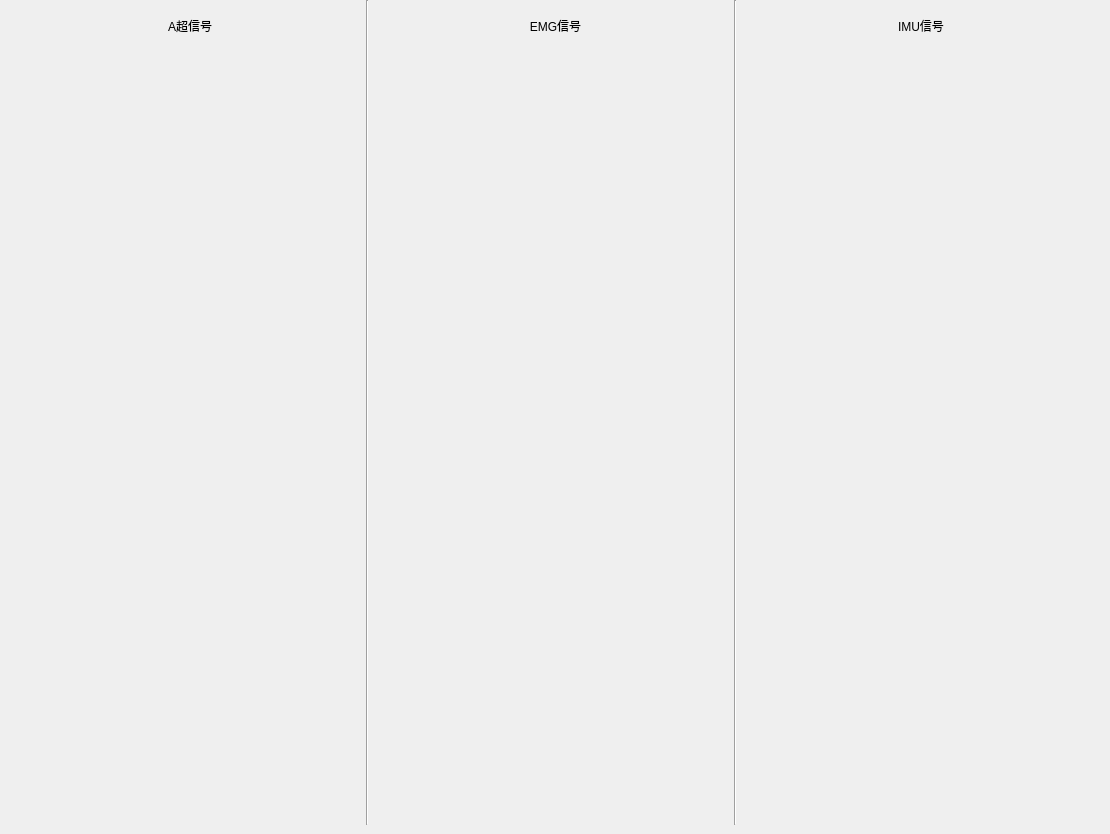
      <widget class="QWidget" name="MutiData">
       <attribute name="title">
        <string>Data</string>
       </attribute>
       <widget class="Line" name="line">
        <property name="geometry">
         <rect>
          <x>366</x>
          <y>0</y>
          <width>3</width>
          <height>825</height>
         </rect>
        </property>
        <property name="orientation">
         <enum>Qt::Vertical</enum>
        </property>
       </widget>
       <widget class="Line" name="line_2">
        <property name="geometry">
         <rect>
          <x>734</x>
          <y>0</y>
          <width>3</width>
          <height>825</height>
         </rect>
        </property>
        <property name="orientation">
         <enum>Qt::Vertical</enum>
        </property>
       </widget>
       <widget class="QWidget" name="layoutWidget">
        <property name="geometry">
         <rect>
          <x>0</x>
          <y>40</y>
          <width>1101</width>
          <height>781</height>
         </rect>
        </property>
        <layout class="QHBoxLayout" name="horizontalLayout_18">
         <item>
          <layout class="QVBoxLayout" name="verticalLayout_5">
           <item>
            <widget class="QCustomPlot" name="Amode_1_plot" native="true"/>
           </item>
           <item>
            <widget class="QCustomPlot" name="Amode_2_plot" native="true"/>
           </item>
           <item>
            <widget class="QCustomPlot" name="Amode_3_plot" native="true"/>
           </item>
           <item>
            <widget class="QCustomPlot" name="Amode_4_plot" native="true"/>
           </item>
          </layout>
         </item>
         <item>
          <layout class="QVBoxLayout" name="verticalLayout_6">
           <item>
            <widget class="QCustomPlot" name="EMG_1_plot" native="true"/>
           </item>
           <item>
            <widget class="QCustomPlot" name="EMG_3_plot" native="true"/>
           </item>
           <item>
            <widget class="QCustomPlot" name="EMG_2_plot" native="true"/>
           </item>
           <item>
            <widget class="QCustomPlot" name="EMG_4_plot" native="true"/>
           </item>
          </layout>
         </item>
         <item>
          <layout class="QVBoxLayout" name="verticalLayout_7">
           <item>
            <widget class="QCustomPlot" name="IMU_1_plot" native="true"/>
           </item>
           <item>
            <widget class="QCustomPlot" name="IMU_2_plot" native="true"/>
           </item>
           <item>
            <widget class="QCustomPlot" name="IMU_3_plot" native="true"/>
           </item>
           <item>
            <widget class="QCustomPlot" name="IMU_4_plot" native="true"/>
           </item>
          </layout>
         </item>
        </layout>
       </widget>
       <widget class="QWidget" name="layoutWidget">
        <property name="geometry">
         <rect>
          <x>10</x>
          <y>10</y>
          <width>1091</width>
          <height>31</height>
         </rect>
        </property>
        <layout class="QHBoxLayout" name="horizontalLayout_8">
         <item>
          <widget class="QLabel" name="Amode_label">
           <property name="layoutDirection">
            <enum>Qt::LeftToRight</enum>
           </property>
           <property name="text">
            <string>A超信号</string>
           </property>
           <property name="alignment">
            <set>Qt::AlignCenter</set>
           </property>
          </widget>
         </item>
         <item>
          <widget class="QLabel" name="EMG_label">
           <property name="text">
            <string>EMG信号</string>
           </property>
           <property name="alignment">
            <set>Qt::AlignCenter</set>
           </property>
          </widget>
         </item>
         <item>
          <widget class="QLabel" name="IMU_label">
           <property name="text">
            <string>IMU信号</string>
           </property>
           <property name="alignment">
            <set>Qt::AlignCenter</set>
           </property>
          </widget>
         </item>
        </layout>
       </widget>
      </widget>
